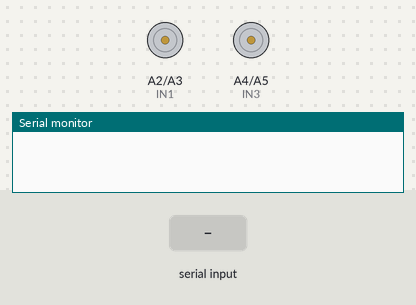
A sketch run on a simulated Arduino Uno, built with avr-gcc and run on an emulated ATmega328P. Parts: motor-driver pin pairs drawn as motors (green arrow = first pin HIGH = forward, orange = second pin HIGH = backward, longer = more drive), the last lines printed to the serial monitor. The test bench sets the inputs (shaded band).

Above: at 1.2 s.
1.3 s: "F" received over Serial
At 2.2 s:
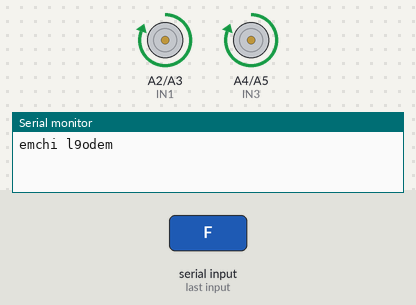
2.8 s: "B" received over Serial
At 3.4 s:
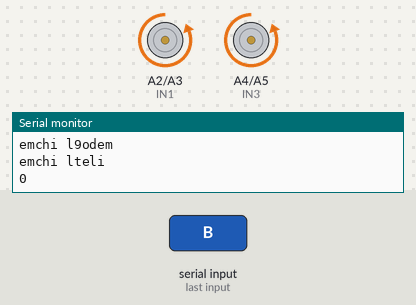
4.3 s: "L" received over Serial
At 5.5 s:
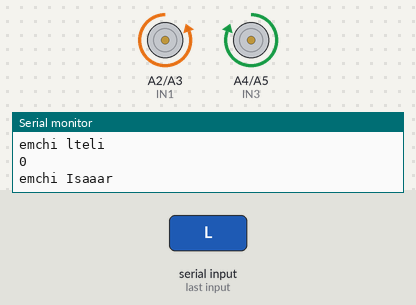
5.8 s: "R" received over Serial
At 6.8 s:
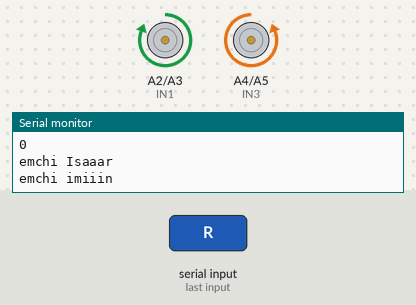
Timing chart, 0 to 8.3 s (numbered marks = the images above; inputs shaded):
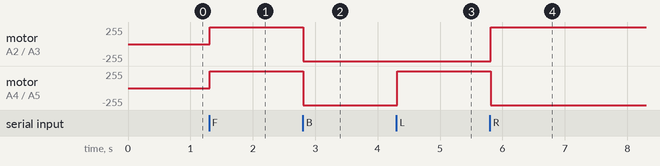

The sketch:

RobotTeleguide.ino
```cpp
char boutton;
int Speed;
int IN1=A2;
int IN2=A3;
int IN3=A4;
int IN4=A5;


void setup()                    // run once, when the sketch starts
{
 Serial.begin(9600);            // set the baud rate to 9600, same should be of your Serial Monitor
    pinMode(IN1, OUTPUT);
    pinMode(IN2, OUTPUT);
    pinMode(IN3, OUTPUT);
    pinMode(IN4, OUTPUT);

   digitalWrite(IN1,0);
            digitalWrite(IN2,0);
            digitalWrite(IN3,0);
            digitalWrite(IN4,0);


      }
void loop()

    {
    while (Serial.available() > 0)
    {
      delay(10);
      boutton = Serial.read() ;
        // Serial.println(boutton);
            if(boutton =='S'){
      Serial.println("stop");

            digitalWrite(IN1,0);
            digitalWrite(IN2,0);
            digitalWrite(IN3,0);
            digitalWrite(IN4,0);


            }

                /////////////marche simple/////////////
    if(boutton =='F'){
      Serial.println("emchi l9odem");


             digitalWrite(IN1,HIGH);
digitalWrite(IN2,LOW);
digitalWrite(IN3,HIGH);
digitalWrite(IN4,LOW);
}
    if(boutton =='B'){
       Serial.println("emchi lteli");
       Serial.println(Speed);


digitalWrite(IN1,LOW);
digitalWrite(IN2,HIGH);
digitalWrite(IN3,LOW);
digitalWrite(IN4,HIGH);


}
     if(boutton =='L'){
      Serial.println("emchi Isaaar");


        digitalWrite(IN1,LOW);
digitalWrite(IN2,HIGH);
digitalWrite(IN3,HIGH);
digitalWrite(IN4,LOW);
}
     if(boutton == 'R'){
      Serial.println("emchi imiiin");

            digitalWrite(IN1,HIGH);
digitalWrite(IN2,LOW);
digitalWrite(IN3,LOW);
digitalWrite(IN4,HIGH);


}
 if(boutton =='I'){
       Serial.println("3aaaliii miiiin");
       Serial.println(Speed);

             digitalWrite(IN1,HIGH);
digitalWrite(IN2,LOW);

 if(boutton =='G'){
       Serial.println("3aaaliii ISSSARR");
       Serial.println(Speed);

             digitalWrite(IN3,HIGH);
digitalWrite(IN4,LOW);


 }} }

 }
```

Measured:
- after the input at 1.3 s, motor on A2 (IN1) / A3 (IN2), motor on A4 (IN3) / A5 (IN4): stopped → forward 255/255 at once
- after the input at 2.8 s, motor on A2 (IN1) / A3 (IN2), motor on A4 (IN3) / A5 (IN4): forward 255/255 → backward 255/255 at once
- after the input at 4.3 s, motor on A4 (IN3) / A5 (IN4): backward 255/255 → forward 255/255 at once
- after the input at 5.8 s, motor on A2 (IN1) / A3 (IN2): backward 255/255 → forward 255/255 at once; motor on A4 (IN3) / A5 (IN4): forward 255/255 → backward 255/255 at once
